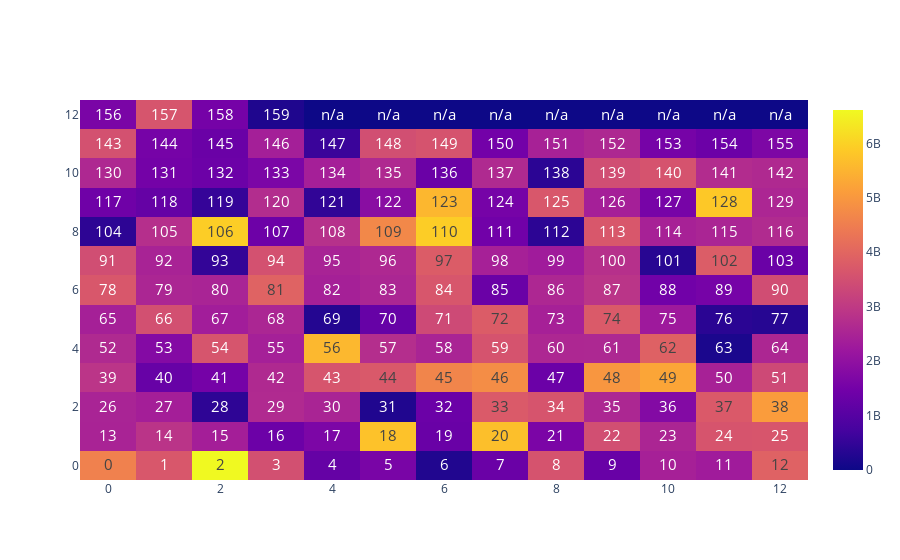

Here is the notebook cell this chart was saved with:
### Code cell
# This shows the amount of overlap between the input and output files, in Bytes
fig = go.Figure(data=go.Heatmap(
                    z=heatmap_matrix,
                    text=heatmap_names,
                    texttemplate="%{text}",
                    textfont={"size":15}))

fig.show()

### Figure 1 — Plotly figure (JSON) as saved in the notebook; plotly's stock layout.template omitted (floating-point values rounded to 4 significant figures; data arrays with more than 128 entries replaced by an {"elided": "..."} marker saying what was removed)
{"data": [{"text": {"elided": "13x13 str values"}, "textfont": {"size": 15}, "texttemplate": "%{text}", "type": "heatmap", "z": {"elided": "13x13 int values"}}], "layout": {}}
